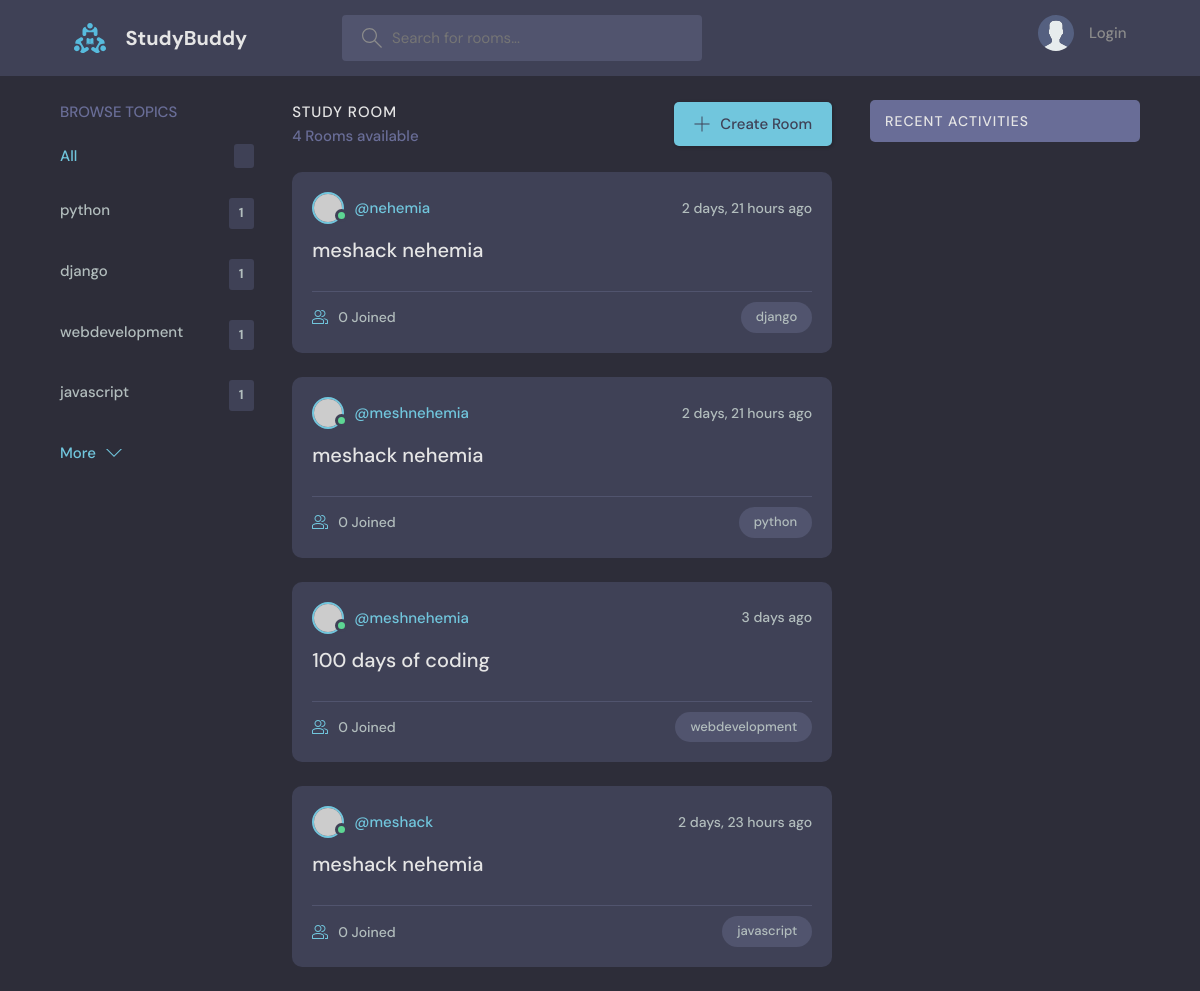
The app's page /, older data.
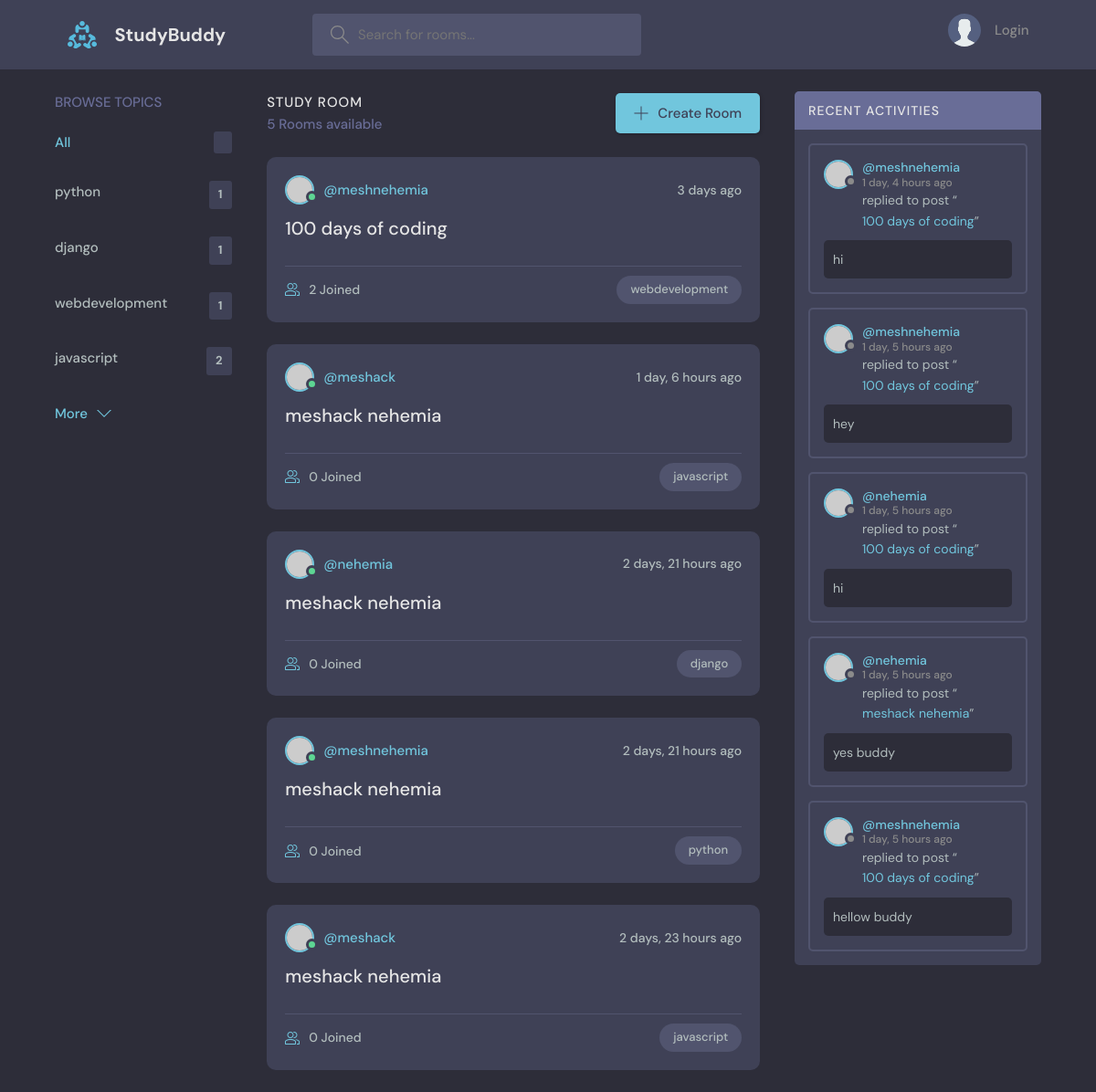
The same page, newer data.
### socialmedia/models.py (models this page shows, shortened)
class Topic(models.Model):
    name =models.CharField(max_length=200)

class Room(models.Model):
    host =models.ForeignKey(User,on_delete=models.SET_NULL,null=True)
    topic  =models.ForeignKey(Topic,on_delete=models.SET_NULL,null=True)
    name =models.CharField(max_length=200)
    description =models.TextField(null=True,blank=True)
    participants = models.ManyToManyField(User, related_name ='participants',blank=True)
    updated =models.DateTimeField(auto_now=True)
    created =models.DateTimeField(auto_now_add=True)
    class Meta:
        ordering =['-updated' , '-created']

class Message(models.Model):
    user = models.ForeignKey(User,on_delete=models.CASCADE)
    room = models.ForeignKey(Room,on_delete=models.CASCADE)
    body =models.TextField()
    updated =models.DateTimeField(auto_now=True)
    created =models.DateTimeField(auto_now_add=True)
    class Meta:
        ordering =['-updated' , '-created']

### socialmedia/views.py (the view)
# urls.py: path('',views.home,name='home'),
def home(request):
    q = request.GET.get('q') if request.GET.get('q') != None else ''
    rooms =Room.objects.filter(
        Q(topic__name__icontains=q) |
        Q(name__icontains =q)   |
        Q(description__icontains =q)
        )
    topics = Topic.objects.all()
    room_count = rooms.count()
    room_messages =Message.objects.filter(Q(room__topic__name__icontains = q))
    context = {'rooms':rooms,'topics':topics,'room_count':room_count,"room_messages":room_messages}
    return render(request,'socialmedia/home.html', context )

### socialmedia/templates/socialmedia/home.html (shortened to what this page needs)
{% extends 'main.html' %}
{%block content%}
    <main class="layout layout--3">
      <div class="container">
        {%include 'socialmedia/topics_component.html' %}
        <div class="roomList">
          <div class="roomList__header">
            <div>
              <h2>Study Room</h2>
              <p>{{room_count}} Rooms available</p>
            </div>
            <a class="btn btn--main" href="{% url 'create-room' %}">
              <svg version="1.1" xmlns="http://www.w3.org/2000/svg" width="32" height="32" viewBox="0 0 32 32">
                <title>add</title>
                <path
                  d="M16.943 0.943h-1.885v14.115h-14.115v1.885h14.115v14.115h1.885v-14.115h14.115v-1.885h-14.115v-14.115z"
                ></path>
              </svg>
              Create Room
            </a>
          </div>
          {%include 'socialmedia/feed_component.html'%}
        </div>
            {%include 'socialmedia/activity_component.html'%}
      </div>
    </main>
{%endblock content %}

### socialmedia/templates/socialmedia/topics_component.html
<div class="topics">
    <div class="topics__header">
      <h2>Browse Topics</h2>
    </div>
    <ul class="topics__list">
      <li>
        <a href="{% url 'home' %}" class="active">All <span>{{topic.count}}</span></a>
      </li>
      {%for topic in topics %}
        <li>
            <a href="{% url 'home' %}?q={{topic.name}}">{{topic.name}} <span>{{topic.room_set.all.count}}</span></a>
        </li>
      {%endfor%}
    </ul>
    <a class="btn btn--link" href="topics.html">
      More
      <svg version="1.1" xmlns="http://www.w3.org/2000/svg" width="32" height="32" viewBox="0 0 32 32">
        <title>chevron-down</title>
        <path d="M16 21l-13-13h-3l16 16 16-16h-3l-13 13z"></path>
      </svg>
    </a>
</div>

### socialmedia/templates/socialmedia/feed_component.html (shortened to what this page needs)
{%for room in rooms%}
    <div class="roomListRoom">
        <div class="roomListRoom__header">
        <a href="{% url 'user-profile' room.host.id %}" class="roomListRoom__author">
            <div class="avatar avatar--small active">
            <img src="https://randomuser.me/api/portraits/men/11.jpg" />
            </div>
            <span>@{{room.host.username}}</span>
        </a>
        <div class="roomListRoom__actions">
            <span>{{room.created|timesince}} ago</span>
        </div>
        </div>
        <div class="roomListRoom__content">
        <a href="{% url 'room' room.id%}">{{room.name}}</a>
        </div>
        <div class="roomListRoom__meta">
        <a  href="{% url 'room' room.id%}"  class="roomListRoom__joined">
            {{ room.participants.all.count }} Joined
        </a>
        <p class="roomListRoom__topic">{{room.topic.name}}</p>
        </div>
    </div>
{%endfor%}

### socialmedia/templates/socialmedia/activity_component.html (shortened to what this page needs)
<div class="activities">
    <div class="activities__header">
      <h2>Recent Activities</h2>
    </div>
    {% for message in room_messages%}
        <div class="activities__box">
        <div class="activities__boxHeader roomListRoom__header">
            <a href="{%url 'user-profile' message.user.id %}" class="roomListRoom__author">
            <div class="avatar avatar--small">
                <img src="https://randomuser.me/api/portraits/women/11.jpg" />
            </div>
            <p>
                @{{message.user}}
                <span>{{message.created|timesince}} ago</span>
            </p>
            </a>
        </div>
        <div class="activities__boxContent">
            <p>replied to post “<a href="{% url 'room' message.room.id %}">{{message.room.name}}</a>”</p>
            <div class="activities__boxRoomContent">
                {{message.body}}
            </div>
        </div>
        </div>
    {%endfor%}
  </div>

Row changes from the older to the newer data that the page shows:
computed for Topic "javascript": room_set.all.count "1" → "2"
changed Room "100 days of coding": participants.all.count "0" → "2"; moves up the list
added Room: host.username "meshack", created "1 day, 6 hours", name "meshack nehemia", participants.all.count "0", topic.name "javascript"
added Message: user "meshnehemia", created "1 day, 4 hours", room.name "100 days of coding", body "hi"
added Message: user "meshnehemia", created "1 day, 5 hours", room.name "100 days of coding", body "hey"
added Message: user "nehemia", created "1 day, 5 hours", room.name "100 days of coding", body "hi"
added Message: user "nehemia", created "1 day, 5 hours", room.name "meshack nehemia", body "yes buddy"
added Message: user "meshnehemia", created "1 day, 5 hours", room.name "100 days of coding", body "hellow buddy"
Text that changed along with them:
{{ room_count }}: "4" → "5"
